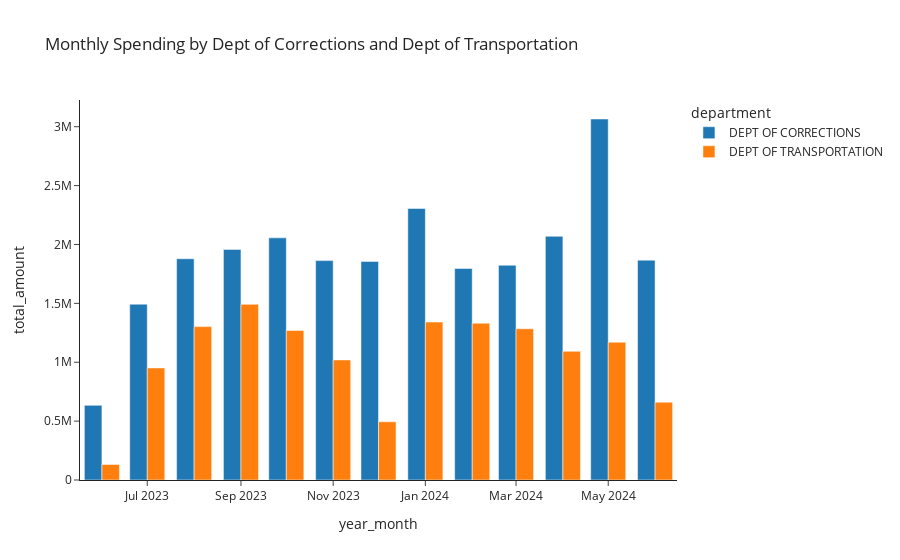

Notebook code for this chart:
### Markdown cell above
Visualize this data using a grouped bar chart, allowing for a direct comparison of monthly spending between the two departments over time.

### Code cell
fig_monthly_summary = px.bar(
    df_monthly_summary,
    x="year_month",
    y="total_amount",
    barmode="group",
    color="department",
    template="simple_white",
    title="Monthly Spending by Dept of Corrections and Dept of Transportation",
)

fig_monthly_summary.show()

### Figure 1 — Plotly figure (JSON) as saved in the notebook; plotly's stock layout.template omitted (floating-point values rounded to 4 significant figures)
{"data": [{"alignmentgroup": "True", "hovertemplate": "department=DEPT OF CORRECTIONS<br>year_month=%{x}<br>total_amount=%{y}<extra></extra>", "legendgroup": "DEPT OF CORRECTIONS", "marker": {"color": "#1F77B4", "pattern": {"shape": ""}}, "name": "DEPT OF CORRECTIONS", "offsetgroup": "DEPT OF CORRECTIONS", "orientation": "v", "showlegend": true, "textposition": "auto", "type": "bar", "x": ["2023-06", "2023-07", "2023-08", "2023-09", "2023-10", "2023-11", "2023-12", "2024-01", "2024-02", "2024-03", "2024-04", "2024-05", "2024-06"], "xaxis": "x", "y": [634057, 1492804, 1878673, 1958220, 2056101, 1862929, 1856361, 2305860, 1795816, 1823625, 2069271, 3065437, 1866994], "yaxis": "y"}, {"alignmentgroup": "True", "hovertemplate": "department=DEPT OF TRANSPORTATION<br>year_month=%{x}<br>total_amount=%{y}<extra></extra>", "legendgroup": "DEPT OF TRANSPORTATION", "marker": {"color": "#FF7F0E", "pattern": {"shape": ""}}, "name": "DEPT OF TRANSPORTATION", "offsetgroup": "DEPT OF TRANSPORTATION", "orientation": "v", "showlegend": true, "textposition": "auto", "type": "bar", "x": ["2023-06", "2023-07", "2023-08", "2023-09", "2023-10", "2023-11", "2023-12", "2024-01", "2024-02", "2024-03", "2024-04", "2024-05", "2024-06"], "xaxis": "x", "y": [131864, 951252, 1302458, 1491404, 1269940, 1019384, 494374, 1341054, 1331176, 1284241, 1092740, 1170151, 660840], "yaxis": "y"}], "layout": {"barmode": "group", "legend": {"title": {"text": "department"}, "tracegroupgap": 0}, "title": {"text": "Monthly Spending by Dept of Corrections and Dept of Transportation"}, "xaxis": {"anchor": "y", "domain": [0, 1], "title": {"text": "year_month"}}, "yaxis": {"anchor": "x", "domain": [0, 1], "title": {"text": "total_amount"}}}}
